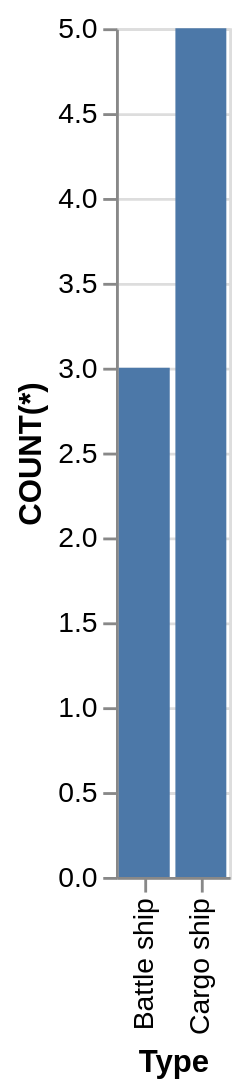

Vega-Lite specification for this chart:
### Vega-Lite specification from a JSON file in a GitHub repository (floating-point values rounded to 4 significant figures)
{"data": {"values": [{"x_data": "Battle ship", "y_data": 3}, {"x_data": "Cargo ship", "y_data": 5}]}, "mark": "bar", "encoding": {"x": {"field": "x_data", "type": "nominal", "title": "Type", "sort": {"op": "sum", "field": "y_data", "order": "ascending"}}, "y": {"field": "y_data", "type": "quantitative", "title": "COUNT(*)"}}}
